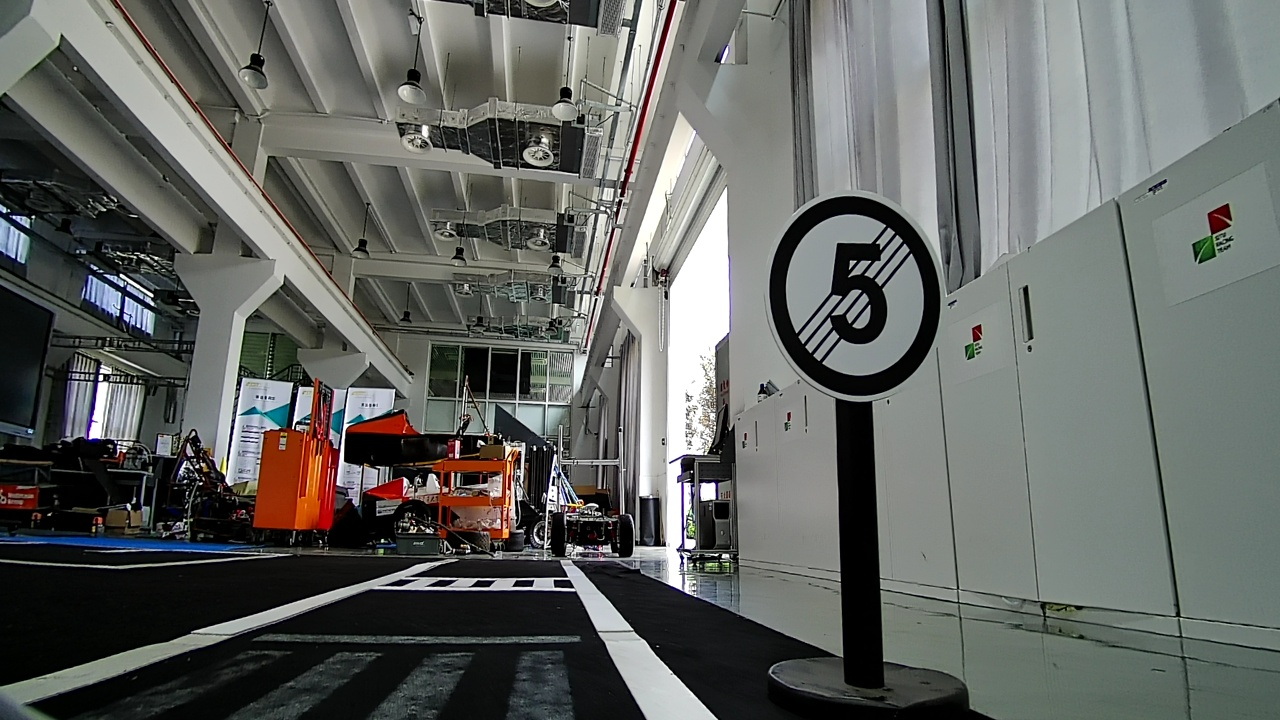
#> input picture opencv_learn/1.jpg, 1280 x 720 px
$ python my_perspective_transform.py
#> lines starting #> are read from the running program, lines starting #| are printed output that depends on the picture
#> further down, orginal_img is the input picture: shape (720, 1280, 3); mean B, G, R 98.3, 101.7, 99.1
#!/usr/bin/env python
# -*- coding: utf-8 -*-
"""
-------------------------------------------------

    @   Author  :       pengj
    @   date    :       2020/7/22 10:03
    @   IDE     :       PyCharm
    @   GitHub  :       https://github.com/JackyPJB
    @   Contact :       pengjianbiao@hotmail.com
-------------------------------------------------
    Description :       https://blog.csdn.net/fengxueniu/article/details/77964375?%3E
    opencv中提供了getPerspectiveTransform函数来获取由四对点间的转换矩阵，输出矩阵为3*3，
    同时也提供了warpPerspective函数来对通过变换矩阵来对图像进行透视变换的操作，
    同时还提供了perspectiveTransform来提供对点的转换
-------------------------------------------------
"""

__author__ = 'Max_Pengjb'

import cv2
import numpy as np


def rad(x):
    return x * np.pi / 180


def perspective_transform(image, ax, ay, az, af=42):
    # 原图的四个顶点
#> called with ax = 0, ay = 45, az = 0, af = 42
    th, tw = image.shape[0:2]
#> th = 720; tw = 1280
    vertexes = np.array([(0, 0), (tw - 1, 0), (tw - 1, th - 1), (0, th - 1)], dtype=np.float32)
    # 扩展图像，保证内容不超出可视范围 https://blog.csdn.net/chezhai/article/details/53229699
    img = cv2.copyMakeBorder(image, 200, 200, 200, 200, cv2.BORDER_CONSTANT, 0)
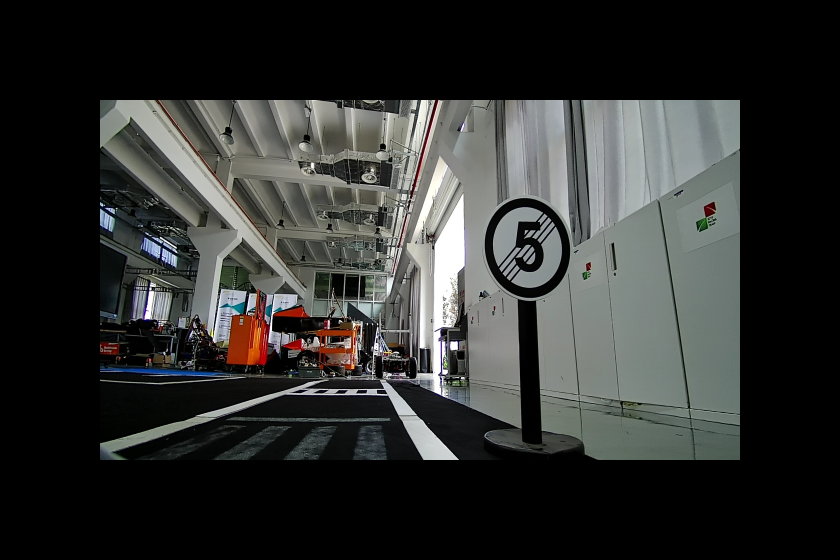
#> img: shape (1120, 1680, 3) (shown at 1/2 size); mean B, G, R 48.2, 49.8, 48.5
    vertexes += 200
    # print(vertexes)
    # for v in vertexes:
    #     cv2.circle(img, tuple((v[1],v[0])), 6, (0, 0, 255), -1)
    cv2.imshow("original", img)
    h, w = img.shape[0:2]
#> h = 1120; w = 1680

    anglex = ax
    angley = ay
    anglez = az
    fov = af

    z = np.sqrt(h ** 2 + w ** 2) / 2 / np.tan(rad(fov / 2))
#> z = 2630
    # 齐次变换矩阵
    rx = np.array([[1, 0, 0, 0],
                   [0, np.cos(rad(anglex)), -np.sin(rad(anglex)), 0],
                   [0, -np.sin(rad(anglex)), np.cos(rad(anglex)), 0, ],
                   [0, 0, 0, 1]], np.float32)

    ry = np.array([[np.cos(rad(angley)), 0, np.sin(rad(angley)), 0],
                   [0, 1, 0, 0],
                   [-np.sin(rad(angley)), 0, np.cos(rad(angley)), 0, ],
                   [0, 0, 0, 1]], np.float32)

    rz = np.array([[np.cos(rad(anglez)), np.sin(rad(anglez)), 0, 0],
                   [-np.sin(rad(anglez)), np.cos(rad(anglez)), 0, 0],
                   [0, 0, 1, 0],
                   [0, 0, 0, 1]], np.float32)

    r = rx.dot(ry).dot(rz)

    # 四对点的生成
    pcenter = np.array([w / 2, h / 2, 0, 0], np.float32)
#> pcenter = [840, 560, 0, 0]

    p1 = np.array([0, 0, 0, 0], np.float32) - pcenter
#> p1 = [-840, -560, 0, 0]
    p2 = np.array([h, 0, 0, 0], np.float32) - pcenter
#> p2 = [280, -560, 0, 0]
    p3 = np.array([0, w, 0, 0], np.float32) - pcenter
    p4 = np.array([h, w, 0, 0], np.float32) - pcenter

    dst1 = r.dot(p1)
    dst2 = r.dot(p2)
    dst3 = r.dot(p3)
    dst4 = r.dot(p4)

    list_dst = [dst1, dst2, dst3, dst4]

    org = np.array([[0, 0],
                    [h, 0],
                    [0, w],
                    [h, w]], np.float32)

    dst = np.zeros((4, 2), np.float32)

    # 投影至成像平面
    for i in range(4):
        dst[i, 0] = list_dst[i][0] * z / (z - list_dst[i][2]) + pcenter[0]
        dst[i, 1] = list_dst[i][1] * z / (z - list_dst[i][2]) + pcenter[1]

    warpR = cv2.getPerspectiveTransform(org, dst)
    result = cv2.warpPerspective(img, warpR, (w, h))
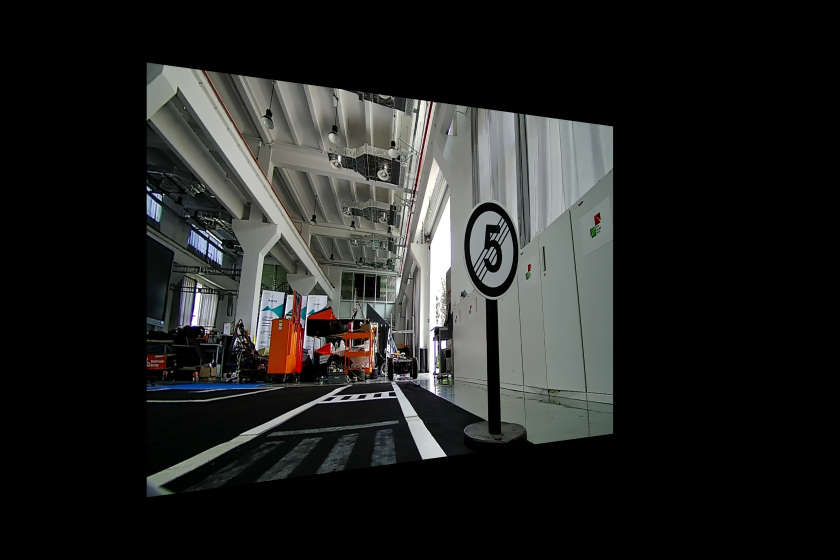
#> result: shape (1120, 1680, 3) (shown at 1/2 size); mean B, G, R 33.6, 34.8, 34.2
    # 获取四个顶点变换后的新坐标 这个 perspectiveTransform 函数有一个坑，需要三维数据
    # https://stackoverflow.com/questions/27585355/python-open-cv-perspectivetransform
    points = cv2.perspectiveTransform(vertexes[None, :, :], warpR)
    # for v in points[0]:
    #     cv2.circle(result, tuple(v), 6, (0, 0, 255), -1)
    points = points.astype(int)  # float 类型转成 int
    xmin, ymin = np.min(points[0], axis=0)
    xmax, ymax = np.max(points[0], axis=0)
    # print(xmin, ymin, xmax, ymax)
    # cv2.circle(result, tuple([ymin, xmin]), 6, (0, 0, 255), -1)
    # cv2.circle(result, tuple([ymax, xmax]), 6, (0, 0, 255), -1)
    result = result[ymin:ymax, xmin:xmax]
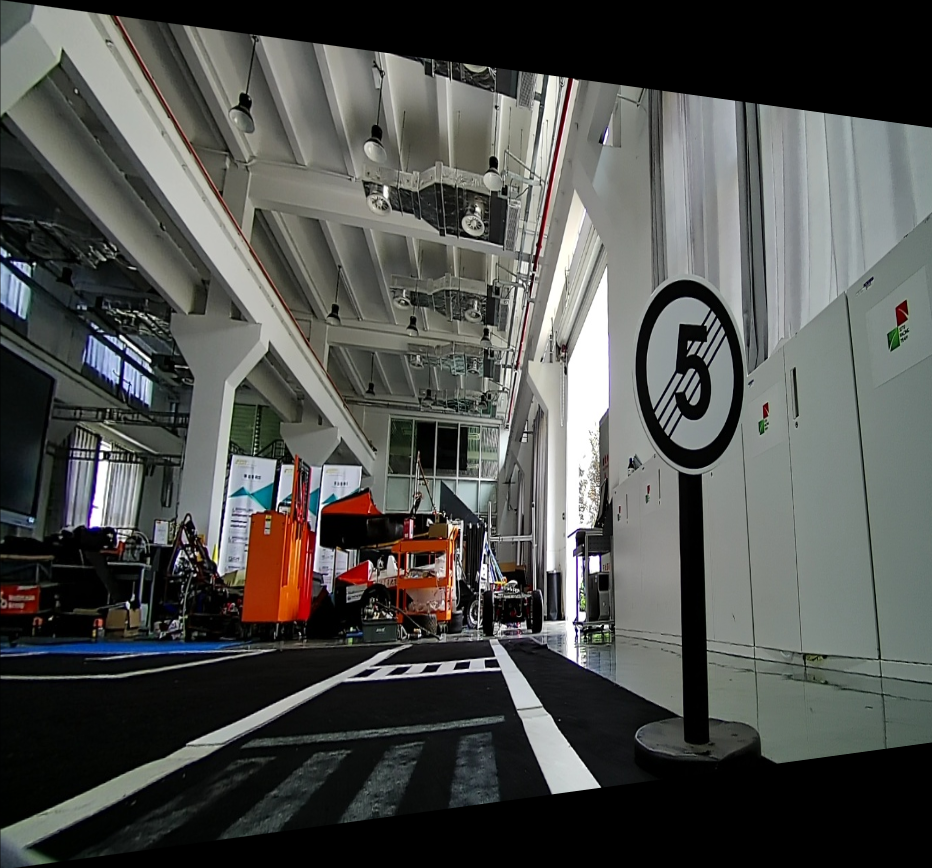
#> result: shape (868, 932, 3); mean B, G, R 78.1, 80.8, 79.4
    cv2.imshow("result_perspective_transform", result)
    points = points - np.array([xmin, ymin], dtype=np.int32)
    # rr = cv2.fillPoly(result, points, 255)
    # cv2.imshow('fill', rr)
    cv2.waitKey()
    return result, points[0].tolist()


if __name__ == '__main__':
    orginal_img = cv2.imread("1.jpg")
    perspective_transform(orginal_img, 0, 45, 0, 42)
    perspective_transform(orginal_img, 45, 0, 0, 42)
#> call 2 of perspective_transform, with ax = 45, ay = 0, az = 0, af = 42
#> in perspective_transform (call 2), `result = cv2.warpPerspective(img, warpR, (w, h))`:
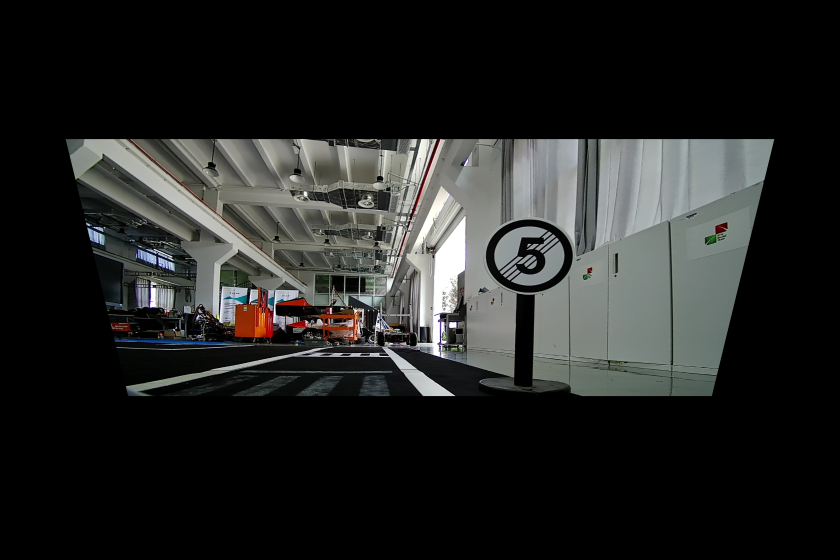
#> result: shape (1120, 1680, 3) (shown at 1/2 size); mean B, G, R 36, 37.2, 36.3
#> in perspective_transform (call 2), `result = result[ymin:ymax, xmin:xmax]`:
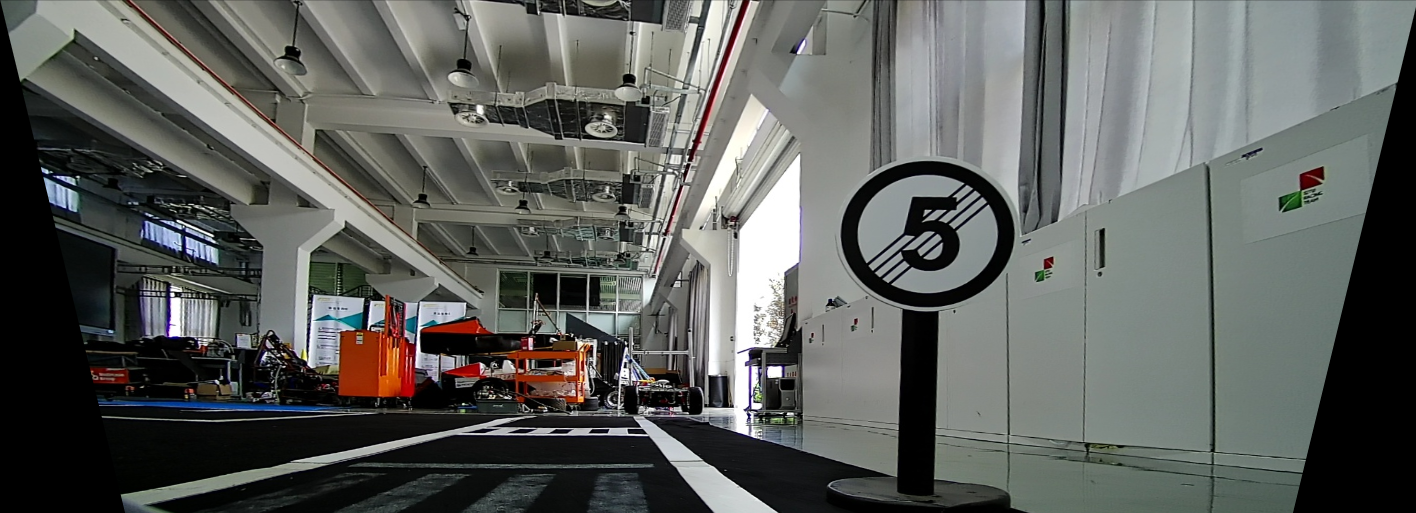
#> result: shape (513, 1416, 3); mean B, G, R 93.1, 96.3, 93.9
    cv2.waitKey()
    cv2.destroyAllWindows()
